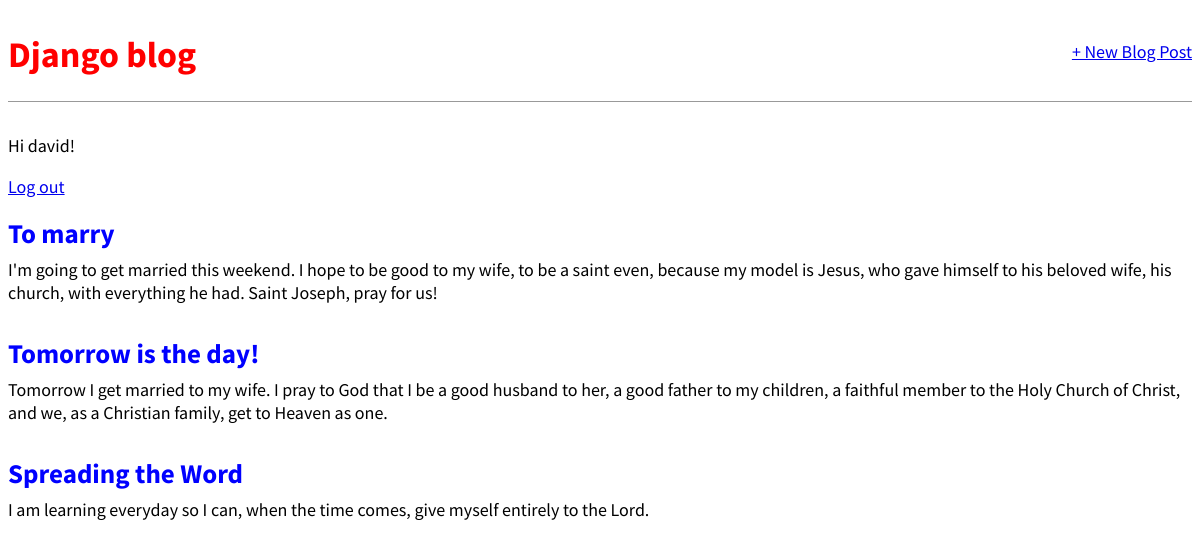
The app's page / (signed in) with its own data.
### blog/models.py (models this page shows, shortened)
class Post(models.Model):
    title = models.CharField(max_length=200)
    author = models.ForeignKey(
        "auth.User",
        on_delete=models.CASCADE,
    )
    body = models.TextField()

### blog/views.py (the view)
# urls.py: path("", BlogListView.as_view(), name="home"),
class BlogListView(ListView):
    model = Post
    template_name = "home.html"

### templates/home.html
{% extends "base.html" %}
{% block content %}
{% for post in post_list %}
    <div class="post-entry">
        <h2><a href="{% url 'post_detail' post.pk %}">{{ post.title }}</a></h2>
        <p>{{ post.body }}</p>
    </div>
{% endfor %}
{% endblock content %}

### templates/base.html (shortened to what this page needs)
{% load static %}
<html>
    <head>
        <link rel="stylesheet" href="{% static 'css/base.css' %}" rel="stylesheet">
    </head>
    <body>
        <div>
            <header>
                <div class="nav-left">
                    <h1><a href="{% url 'home' %}">Django blog</a></h1>
                </div>
                <div class="nav-right">
                    <a href="{% url 'post_new' %}">+ New Blog Post</a>
                </div>
            </header>
            {% if user.is_authenticated %}
                <p>Hi {{ user.username }}!</p>
                <p><a href="{% url 'logout' %}">Log out</a></p>
            {% else %}
                <p>You are not logged in.</p>
                <a href="{% url 'login' %}">Log In</a> |
                <a href="{% url 'signup' %}">Sign Up</a>
            {% endif %}
            {% block content %}
            {% endblock content %}
        </div>
    </body>
</html>

### static/css/base.css (style rules this page uses)
body { font-family: 'Source Sans Pro', sans-serif; font-size: 18px; }
header { border-bottom: 1px solid #999; margin-bottom: 2rem; display: flex; }
header h1 a { color: red; text-decoration: none; }
.nav-left { margin-right: auto; }
.nav-right { display: flex; padding-top: 2rem; }
.post-entry { margin-bottom: 2rem; }
.post-entry h2 { margin: 0.5rem 0; }
.post-entry h2 a, .post-entry h2 a:visited { color: blue; text-decoration: none; }
.post-entry p { margin: 0; font-weight: 400; }

### records on screen
Post: title "To marry", body "I'm going to get married this weekend. I hope to be good to my wife, to be a saint even, because my model is Jesus, who gave himself to his beloved wife, his church, with everything he had. Saint Joseph, pray for us!"
Post: title "Tomorrow is the day!", body "Tomorrow I get married to my wife. I pray to God that I be a good husband to her, a good father to my children, a faithful member to the Holy Church of Christ, and we, as a Christian family, get to Heaven as one."
Post: title "Spreading the Word", body "I am learning everyday so I can, when the time comes, give myself entirely to the Lord."

### other values on screen
{{ user.username }} "david"
